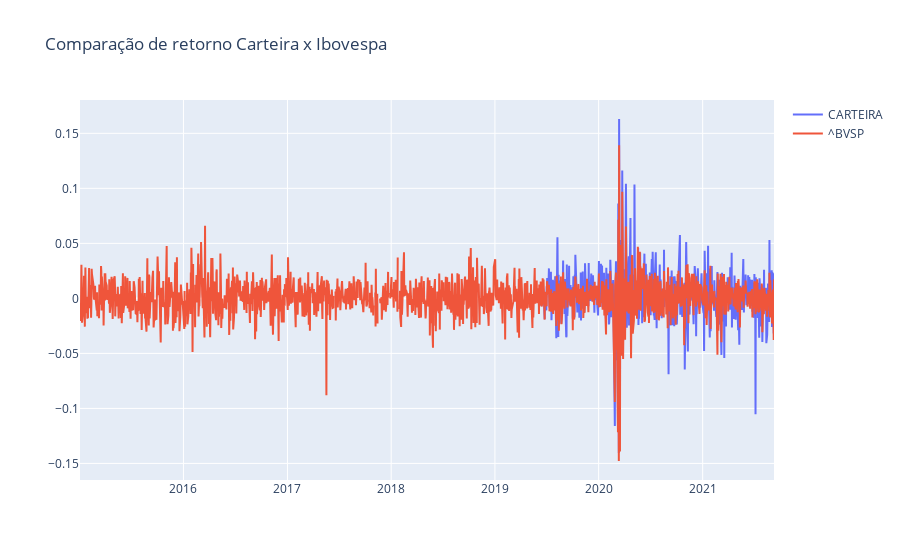

The cell this chart's notebook holds for it:
### Markdown cell above
### Comparação do retorno da Carteira com o IBOVESPA:

### Code cell
figura = px.line(title = 'Comparação de retorno Carteira x Ibovespa')
for i in taxas_retorno_port.columns[1:]:
  figura.add_scatter(x = taxas_retorno_port["Date"] ,y = taxas_retorno_port[i], name = i)
figura.show()

### Figure 1 — Plotly figure (JSON) as saved in the notebook; plotly's stock layout.template omitted (floating-point values rounded to 4 significant figures; data arrays with more than 128 entries replaced by an {"elided": "..."} marker saying what was removed)
{"data": [{"name": "CARTEIRA", "type": "scatter", "x": {"elided": "1658 str values"}, "y": {"elided": "1658 float values"}}, {"name": "^BVSP", "type": "scatter", "x": {"elided": "1658 str values"}, "y": {"elided": "1658 float values"}}], "layout": {"legend": {"tracegroupgap": 0}, "title": {"text": "Comparação de retorno Carteira x Ibovespa"}, "xaxis": {"anchor": "y", "domain": [0, 1]}, "yaxis": {"anchor": "x", "domain": [0, 1]}}}
